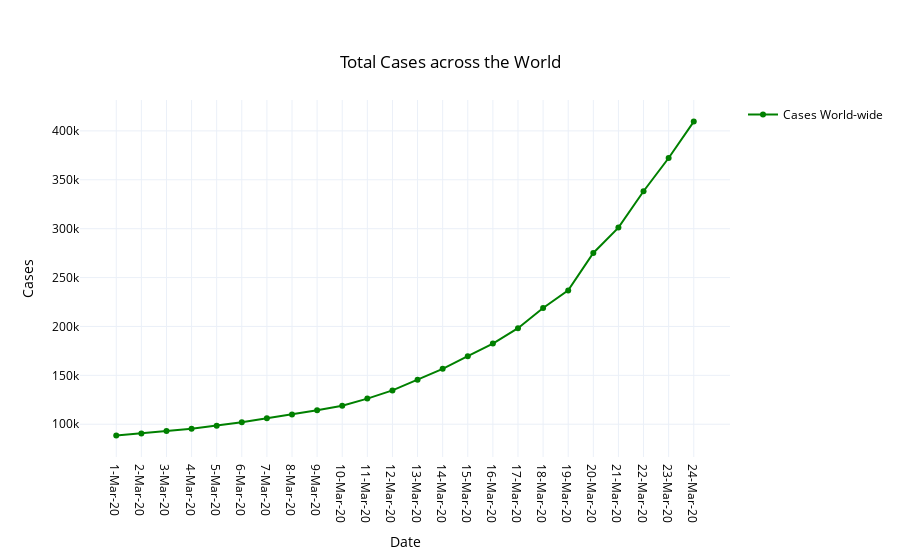

Notebook code for this chart:
### Markdown cell above
## Data across the World

### Code cell
fig = go.Figure(data=go.Scatter(x=df['DATE'], y=df['TOTAL_CASES'], name='Cases World-wide', 
                                mode='lines+markers', line_color='green'))
fig.update_layout(
    showlegend=True,
    title= {
        'text': 'Total Cases across the World',
        'y':0.9,
        'x':0.5,
        'xanchor': 'center',
        'yanchor': 'top'
    },
    
    xaxis_title="Date",
    yaxis_title="Cases",
    template='plotly_white',
    font=dict(
        color="black"
    )
)
fig.show()

### Figure 1 — Plotly figure (JSON) as saved in the notebook; plotly's stock layout.template omitted (floating-point values rounded to 4 significant figures)
{"data": [{"line": {"color": "green"}, "mode": "lines+markers", "name": "Cases World-wide", "type": "scatter", "x": ["1-Mar-20", "2-Mar-20", "3-Mar-20", "4-Mar-20", "5-Mar-20", "6-Mar-20", "7-Mar-20", "8-Mar-20", "9-Mar-20", "10-Mar-20", "11-Mar-20", "12-Mar-20", "13-Mar-20", "14-Mar-20", "15-Mar-20", "16-Mar-20", "17-Mar-20", "18-Mar-20", "19-Mar-20", "20-Mar-20", "21-Mar-20", "22-Mar-20", "23-Mar-20", "24-Mar-20"], "y": [88585, 90443, 93016, 95314, 98425, 102050, 106099, 109991, 114381, 118948, 126214, 134576, 145483, 156653, 169593, 182490, 198238, 218822, 236877, 275111, 301100, 338259, 372253, 409507]}], "layout": {"font": {"color": "black"}, "showlegend": true, "title": {"text": "Total Cases across the World", "x": 0.5, "xanchor": "center", "y": 0.9, "yanchor": "top"}, "xaxis": {"title": {"text": "Date"}}, "yaxis": {"title": {"text": "Cases"}}}}
